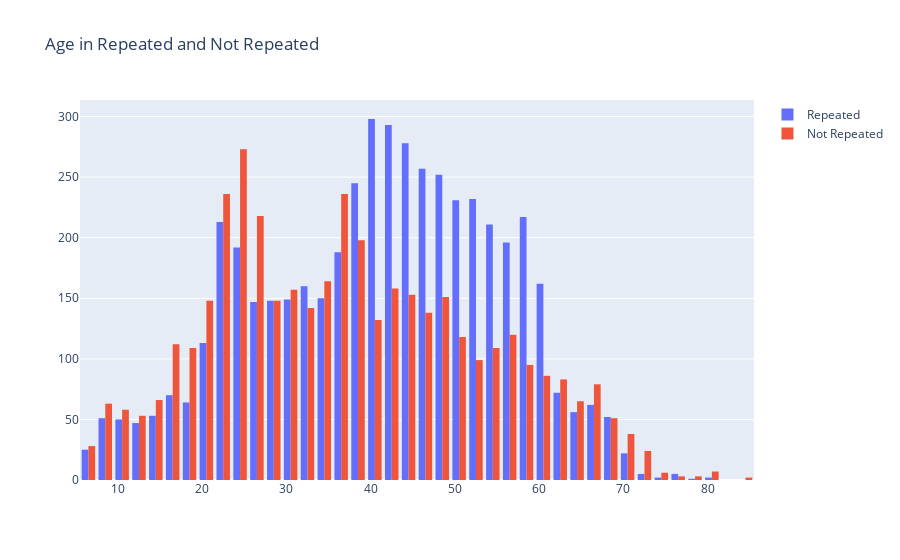

Notebook code for this chart:
### Code cell
fig = go.Figure(data=[
    go.Histogram(x=data[data.Repeater == 1].Age,nbinsx=50, name="Repeated"),
    go.Histogram(x=data[data.Repeater == 0].Age,nbinsx=50, name="Not Repeated")
])

fig.update_layout(title_text="Age in Repeated and Not Repeated")
fig.show()

### Figure 1 — Plotly figure (JSON) as saved in the notebook; plotly's stock layout.template omitted (floating-point values rounded to 4 significant figures; data arrays with more than 128 entries replaced by an {"elided": "..."} marker saying what was removed)
{"data": [{"name": "Repeated", "nbinsx": 50, "type": "histogram", "x": {"elided": "4971 int values"}}, {"name": "Not Repeated", "nbinsx": 50, "type": "histogram", "x": {"elided": "4129 int values"}}], "layout": {"title": {"text": "Age in Repeated and Not Repeated"}}}
